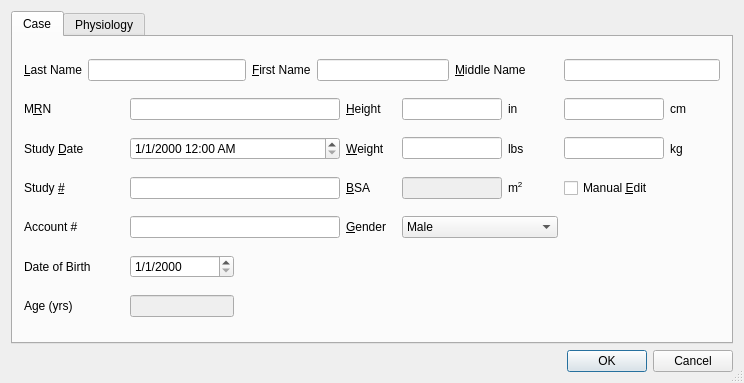
<ui version="4.0" >
 <class>PatientDialog</class>
 <widget class="QDialog" name="PatientDialog" >
  <property name="geometry" >
   <rect>
    <x>0</x>
    <y>0</y>
    <width>735</width>
    <height>383</height>
   </rect>
  </property>
  <property name="mouseTracking" >
   <bool>false</bool>
  </property>
  <property name="windowTitle" >
   <string>Patient Information</string>
  </property>
  <property name="sizeGripEnabled" >
   <bool>true</bool>
  </property>
  <layout class="QGridLayout" >
   <item row="0" column="0" >
    <widget class="QTabWidget" name="tabWidget" >
     <property name="mouseTracking" >
      <bool>true</bool>
     </property>
     <property name="currentIndex" >
      <number>0</number>
     </property>
     <widget class="QWidget" name="caseTab" >
      <property name="geometry" >
       <rect>
        <x>0</x>
        <y>0</y>
        <width>713</width>
        <height>305</height>
       </rect>
      </property>
      <attribute name="title" >
       <string>Case</string>
      </attribute>
      <layout class="QGridLayout" >
       <item row="0" column="0" >
        <widget class="QLabel" name="textLabel1" >
         <property name="text" >
          <string>&amp;Last Name</string>
         </property>
         <property name="buddy" >
          <cstring>lastNameLineEdit</cstring>
         </property>
        </widget>
       </item>
       <item row="0" column="1" colspan="3" >
        <widget class="QLineEdit" name="lastNameLineEdit" />
       </item>
       <item row="0" column="4" >
        <widget class="QLabel" name="textLabel2" >
         <property name="text" >
          <string>&amp;First Name</string>
         </property>
         <property name="buddy" >
          <cstring>firstNameLineEdit</cstring>
         </property>
        </widget>
       </item>
       <item row="0" column="5" colspan="3" >
        <widget class="QLineEdit" name="firstNameLineEdit" />
       </item>
       <item row="0" column="8" colspan="2" >
        <widget class="QLabel" name="textLabel3" >
         <property name="text" >
          <string>&amp;Middle Name</string>
         </property>
         <property name="alignment" >
          <set>Qt::AlignVCenter</set>
         </property>
         <property name="buddy" >
          <cstring>middleNameLineEdit</cstring>
         </property>
        </widget>
       </item>
       <item row="0" column="10" colspan="2" >
        <widget class="QLineEdit" name="middleNameLineEdit" />
       </item>
       <item row="1" column="0" colspan="2" >
        <widget class="QLabel" name="textLabel2_2" >
         <property name="sizePolicy" >
          <sizepolicy vsizetype="Preferred" hsizetype="Preferred" >
           <horstretch>0</horstretch>
           <verstretch>0</verstretch>
          </sizepolicy>
         </property>
         <property name="minimumSize" >
          <size>
           <width>100</width>
           <height>0</height>
          </size>
         </property>
         <property name="text" >
          <string>M&amp;RN</string>
         </property>
         <property name="buddy" >
          <cstring>mrnLineEdit</cstring>
         </property>
        </widget>
       </item>
       <item row="1" column="2" colspan="4" >
        <widget class="QLineEdit" name="mrnLineEdit" >
         <property name="sizePolicy" >
          <sizepolicy vsizetype="Fixed" hsizetype="Minimum" >
           <horstretch>0</horstretch>
           <verstretch>0</verstretch>
          </sizepolicy>
         </property>
         <property name="minimumSize" >
          <size>
           <width>200</width>
           <height>0</height>
          </size>
         </property>
        </widget>
       </item>
       <item row="1" column="6" >
        <widget class="QLabel" name="textLabel6" >
         <property name="minimumSize" >
          <size>
           <width>50</width>
           <height>0</height>
          </size>
         </property>
         <property name="text" >
          <string>&amp;Height</string>
         </property>
         <property name="buddy" >
          <cstring>heightInLineEdit</cstring>
         </property>
        </widget>
       </item>
       <item row="1" column="7" colspan="2" >
        <widget class="QLineEdit" name="heightInLineEdit" >
         <property name="sizePolicy" >
          <sizepolicy vsizetype="Fixed" hsizetype="Minimum" >
           <horstretch>0</horstretch>
           <verstretch>0</verstretch>
          </sizepolicy>
         </property>
         <property name="minimumSize" >
          <size>
           <width>100</width>
           <height>0</height>
          </size>
         </property>
        </widget>
       </item>
       <item row="1" column="9" >
        <widget class="QLabel" name="textLabel1_3" >
         <property name="minimumSize" >
          <size>
           <width>50</width>
           <height>0</height>
          </size>
         </property>
         <property name="text" >
          <string>in</string>
         </property>
        </widget>
       </item>
       <item row="1" column="10" >
        <widget class="QLineEdit" name="heightCmLineEdit" >
         <property name="sizePolicy" >
          <sizepolicy vsizetype="Fixed" hsizetype="Minimum" >
           <horstretch>0</horstretch>
           <verstretch>0</verstretch>
          </sizepolicy>
         </property>
         <property name="minimumSize" >
          <size>
           <width>100</width>
           <height>0</height>
          </size>
         </property>
        </widget>
       </item>
       <item row="1" column="11" >
        <widget class="QLabel" name="textLabel3_2" >
         <property name="minimumSize" >
          <size>
           <width>50</width>
           <height>0</height>
          </size>
         </property>
         <property name="text" >
          <string>cm</string>
         </property>
        </widget>
       </item>
       <item row="2" column="0" colspan="2" >
        <widget class="QLabel" name="textLabel1_5" >
         <property name="minimumSize" >
          <size>
           <width>100</width>
           <height>0</height>
          </size>
         </property>
         <property name="text" >
          <string>Study &amp;Date</string>
         </property>
         <property name="buddy" >
          <cstring>studyDateTimeEdit</cstring>
         </property>
        </widget>
       </item>
       <item row="2" column="2" colspan="4" >
        <widget class="QDateTimeEdit" name="studyDateTimeEdit" >
         <property name="sizePolicy" >
          <sizepolicy vsizetype="Fixed" hsizetype="Minimum" >
           <horstretch>0</horstretch>
           <verstretch>0</verstretch>
          </sizepolicy>
         </property>
         <property name="minimumSize" >
          <size>
           <width>200</width>
           <height>0</height>
          </size>
         </property>
         <property name="displayFormat" >
          <string>M/d/yyyy h:mm AP</string>
         </property>
        </widget>
       </item>
       <item row="2" column="6" >
        <widget class="QLabel" name="textLabel11" >
         <property name="minimumSize" >
          <size>
           <width>50</width>
           <height>0</height>
          </size>
         </property>
         <property name="text" >
          <string>&amp;Weight</string>
         </property>
         <property name="buddy" >
          <cstring>weightLbsLineEdit</cstring>
         </property>
        </widget>
       </item>
       <item row="2" column="7" colspan="2" >
        <widget class="QLineEdit" name="weightLbsLineEdit" >
         <property name="sizePolicy" >
          <sizepolicy vsizetype="Fixed" hsizetype="Minimum" >
           <horstretch>0</horstretch>
           <verstretch>0</verstretch>
          </sizepolicy>
         </property>
         <property name="minimumSize" >
          <size>
           <width>100</width>
           <height>0</height>
          </size>
         </property>
        </widget>
       </item>
       <item row="2" column="9" >
        <widget class="QLabel" name="textLabel2_3" >
         <property name="minimumSize" >
          <size>
           <width>50</width>
           <height>0</height>
          </size>
         </property>
         <property name="text" >
          <string>lbs</string>
         </property>
        </widget>
       </item>
       <item row="2" column="10" >
        <widget class="QLineEdit" name="weightKgLineEdit" >
         <property name="sizePolicy" >
          <sizepolicy vsizetype="Fixed" hsizetype="Minimum" >
           <horstretch>0</horstretch>
           <verstretch>0</verstretch>
          </sizepolicy>
         </property>
         <property name="minimumSize" >
          <size>
           <width>100</width>
           <height>0</height>
          </size>
         </property>
        </widget>
       </item>
       <item row="2" column="11" >
        <widget class="QLabel" name="textLabel4_2" >
         <property name="minimumSize" >
          <size>
           <width>50</width>
           <height>0</height>
          </size>
         </property>
         <property name="text" >
          <string>kg</string>
         </property>
        </widget>
       </item>
       <item row="3" column="0" colspan="2" >
        <widget class="QLabel" name="textLabel2_4" >
         <property name="minimumSize" >
          <size>
           <width>100</width>
           <height>0</height>
          </size>
         </property>
         <property name="text" >
          <string>Study &amp;#</string>
         </property>
         <property name="buddy" >
          <cstring>studyNumberLineEdit</cstring>
         </property>
        </widget>
       </item>
       <item row="3" column="2" colspan="4" >
        <widget class="QLineEdit" name="studyNumberLineEdit" >
         <property name="sizePolicy" >
          <sizepolicy vsizetype="Fixed" hsizetype="Minimum" >
           <horstretch>0</horstretch>
           <verstretch>0</verstretch>
          </sizepolicy>
         </property>
         <property name="minimumSize" >
          <size>
           <width>200</width>
           <height>0</height>
          </size>
         </property>
        </widget>
       </item>
       <item row="3" column="6" >
        <widget class="QLabel" name="textLabel12" >
         <property name="minimumSize" >
          <size>
           <width>50</width>
           <height>0</height>
          </size>
         </property>
         <property name="text" >
          <string>&amp;BSA</string>
         </property>
         <property name="buddy" >
          <cstring>bsaLineEdit</cstring>
         </property>
        </widget>
       </item>
       <item row="3" column="7" colspan="2" >
        <widget class="QLineEdit" name="bsaLineEdit" >
         <property name="enabled" >
          <bool>false</bool>
         </property>
         <property name="sizePolicy" >
          <sizepolicy vsizetype="Fixed" hsizetype="Minimum" >
           <horstretch>0</horstretch>
           <verstretch>0</verstretch>
          </sizepolicy>
         </property>
         <property name="minimumSize" >
          <size>
           <width>100</width>
           <height>0</height>
          </size>
         </property>
        </widget>
       </item>
       <item row="3" column="9" >
        <widget class="QLabel" name="textLabel5_2" >
         <property name="minimumSize" >
          <size>
           <width>50</width>
           <height>0</height>
          </size>
         </property>
         <property name="text" >
          <string>m&lt;SUP>2&lt;/SUP></string>
         </property>
        </widget>
       </item>
       <item row="3" column="10" >
        <widget class="QCheckBox" name="manualEditBsaCheckBox" >
         <property name="text" >
          <string>Manual &amp;Edit</string>
         </property>
         <property name="shortcut" >
          <string>Alt+E</string>
         </property>
        </widget>
       </item>
       <item row="4" column="0" colspan="2" >
        <widget class="QLabel" name="label" >
         <property name="sizePolicy" >
          <sizepolicy vsizetype="Preferred" hsizetype="Preferred" >
           <horstretch>0</horstretch>
           <verstretch>0</verstretch>
          </sizepolicy>
         </property>
         <property name="minimumSize" >
          <size>
           <width>100</width>
           <height>0</height>
          </size>
         </property>
         <property name="text" >
          <string>Account #</string>
         </property>
         <property name="buddy" >
          <cstring>accountNumberLineEdit</cstring>
         </property>
        </widget>
       </item>
       <item row="4" column="2" colspan="4" >
        <widget class="QLineEdit" name="accountNumberLineEdit" >
         <property name="sizePolicy" >
          <sizepolicy vsizetype="Fixed" hsizetype="Minimum" >
           <horstretch>0</horstretch>
           <verstretch>0</verstretch>
          </sizepolicy>
         </property>
         <property name="minimumSize" >
          <size>
           <width>200</width>
           <height>0</height>
          </size>
         </property>
        </widget>
       </item>
       <item row="4" column="6" >
        <widget class="QLabel" name="textLabel1_4" >
         <property name="minimumSize" >
          <size>
           <width>50</width>
           <height>0</height>
          </size>
         </property>
         <property name="text" >
          <string>&amp;Gender</string>
         </property>
         <property name="buddy" >
          <cstring>sexComboBox</cstring>
         </property>
        </widget>
       </item>
       <item row="4" column="7" colspan="3" >
        <widget class="QComboBox" name="sexComboBox" >
         <item>
          <property name="text" >
           <string>Male</string>
          </property>
         </item>
         <item>
          <property name="text" >
           <string>Female</string>
          </property>
         </item>
        </widget>
       </item>
       <item row="5" column="0" colspan="2" >
        <widget class="QLabel" name="textLabel4" >
         <property name="sizePolicy" >
          <sizepolicy vsizetype="Preferred" hsizetype="Preferred" >
           <horstretch>0</horstretch>
           <verstretch>0</verstretch>
          </sizepolicy>
         </property>
         <property name="minimumSize" >
          <size>
           <width>100</width>
           <height>0</height>
          </size>
         </property>
         <property name="text" >
          <string>Date of Birth</string>
         </property>
         <property name="buddy" >
          <cstring>dobDateEdit</cstring>
         </property>
        </widget>
       </item>
       <item row="5" column="2" >
        <widget class="QDateEdit" name="dobDateEdit" >
         <property name="sizePolicy" >
          <sizepolicy vsizetype="Fixed" hsizetype="Minimum" >
           <horstretch>0</horstretch>
           <verstretch>0</verstretch>
          </sizepolicy>
         </property>
         <property name="minimumSize" >
          <size>
           <width>100</width>
           <height>0</height>
          </size>
         </property>
         <property name="displayFormat" >
          <string>M/d/yyyy</string>
         </property>
        </widget>
       </item>
       <item row="5" column="3" colspan="3" >
        <widget class="QLabel" name="dobLabel" >
         <property name="sizePolicy" >
          <sizepolicy vsizetype="Preferred" hsizetype="Preferred" >
           <horstretch>0</horstretch>
           <verstretch>0</verstretch>
          </sizepolicy>
         </property>
         <property name="minimumSize" >
          <size>
           <width>100</width>
           <height>0</height>
          </size>
         </property>
         <property name="text" >
          <string/>
         </property>
         <property name="alignment" >
          <set>Qt::AlignLeading|Qt::AlignLeft|Qt::AlignVCenter</set>
         </property>
        </widget>
       </item>
       <item row="6" column="0" colspan="2" >
        <widget class="QLabel" name="label_2" >
         <property name="sizePolicy" >
          <sizepolicy vsizetype="Preferred" hsizetype="Preferred" >
           <horstretch>0</horstretch>
           <verstretch>0</verstretch>
          </sizepolicy>
         </property>
         <property name="minimumSize" >
          <size>
           <width>100</width>
           <height>0</height>
          </size>
         </property>
         <property name="text" >
          <string>Age (yrs)</string>
         </property>
         <property name="buddy" >
          <cstring>ageLineEdit</cstring>
         </property>
        </widget>
       </item>
       <item row="6" column="2" >
        <widget class="QLineEdit" name="ageLineEdit" >
         <property name="enabled" >
          <bool>false</bool>
         </property>
         <property name="minimumSize" >
          <size>
           <width>100</width>
           <height>0</height>
          </size>
         </property>
         <property name="autoFillBackground" >
          <bool>false</bool>
         </property>
        </widget>
       </item>
      </layout>
     </widget>
     <widget class="QWidget" name="physiologyTab" >
      <property name="geometry" >
       <rect>
        <x>0</x>
        <y>0</y>
        <width>713</width>
        <height>305</height>
       </rect>
      </property>
      <attribute name="title" >
       <string>Physiology</string>
      </attribute>
      <widget class="QWidget" name="layoutWidget" >
       <property name="geometry" >
        <rect>
         <x>20</x>
         <y>20</y>
         <width>223</width>
         <height>211</height>
        </rect>
       </property>
       <layout class="QGridLayout" >
        <item row="0" column="0" >
         <widget class="QLabel" name="textLabel5" >
          <property name="text" >
           <string>&amp;Heart</string>
          </property>
          <property name="buddy" >
           <cstring>heartComboBox</cstring>
          </property>
         </widget>
        </item>
        <item row="0" column="1" colspan="2" >
         <widget class="QComboBox" name="heartComboBox" >
          <item>
           <property name="text" >
            <string>default</string>
           </property>
          </item>
          <item>
           <property name="text" >
            <string>new heart</string>
           </property>
          </item>
         </widget>
        </item>
        <item row="1" column="0" colspan="2" >
         <widget class="QLabel" name="textLabel1_2" >
          <property name="text" >
           <string>E&amp;jection Fraction (%)</string>
          </property>
          <property name="buddy" >
           <cstring>efSpinBox</cstring>
          </property>
         </widget>
        </item>
        <item row="1" column="2" >
         <widget class="QSpinBox" name="efSpinBox" >
          <property name="minimumSize" >
           <size>
            <width>80</width>
            <height>0</height>
           </size>
          </property>
          <property name="minimum" >
           <number>1</number>
          </property>
          <property name="maximum" >
           <number>100</number>
          </property>
          <property name="value" >
           <number>50</number>
          </property>
         </widget>
        </item>
        <item row="2" column="0" >
         <widget class="QLabel" name="textLabel13" >
          <property name="text" >
           <string>&amp;Vagal Tone</string>
          </property>
          <property name="buddy" >
           <cstring>vagalToneSpinBox</cstring>
          </property>
         </widget>
        </item>
        <item row="2" column="2" >
         <widget class="QSpinBox" name="vagalToneSpinBox" >
          <property name="minimumSize" >
           <size>
            <width>80</width>
            <height>0</height>
           </size>
          </property>
          <property name="minimum" >
           <number>1</number>
          </property>
          <property name="maximum" >
           <number>100</number>
          </property>
          <property name="value" >
           <number>50</number>
          </property>
         </widget>
        </item>
        <item row="3" column="0" >
         <widget class="QLabel" name="textLabel14" >
          <property name="text" >
           <string>S&amp;ympathetic Tone</string>
          </property>
          <property name="buddy" >
           <cstring>sympatheticToneSpinBox</cstring>
          </property>
         </widget>
        </item>
        <item row="3" column="2" >
         <widget class="QSpinBox" name="sympatheticToneSpinBox" >
          <property name="minimumSize" >
           <size>
            <width>80</width>
            <height>0</height>
           </size>
          </property>
          <property name="minimum" >
           <number>1</number>
          </property>
          <property name="maximum" >
           <number>100</number>
          </property>
          <property name="value" >
           <number>50</number>
          </property>
         </widget>
        </item>
        <item row="4" column="0" colspan="3" >
         <widget class="QCheckBox" name="ischemiaCheckBox" >
          <property name="text" >
           <string>&amp;Ischemia</string>
          </property>
          <property name="shortcut" >
           <string>Alt+I</string>
          </property>
         </widget>
        </item>
       </layout>
      </widget>
     </widget>
    </widget>
   </item>
   <item row="1" column="0" >
    <widget class="QDialogButtonBox" name="buttonBox" >
     <property name="standardButtons" >
      <set>QDialogButtonBox::Cancel|QDialogButtonBox::Ok</set>
     </property>
    </widget>
   </item>
  </layout>
 </widget>
 <layoutdefault spacing="6" margin="11" />
 <pixmapfunction>qPixmapFromMimeSource</pixmapfunction>
 <tabstops>
  <tabstop>lastNameLineEdit</tabstop>
  <tabstop>firstNameLineEdit</tabstop>
  <tabstop>middleNameLineEdit</tabstop>
  <tabstop>mrnLineEdit</tabstop>
  <tabstop>heightInLineEdit</tabstop>
  <tabstop>heightCmLineEdit</tabstop>
  <tabstop>studyDateTimeEdit</tabstop>
  <tabstop>weightLbsLineEdit</tabstop>
  <tabstop>weightKgLineEdit</tabstop>
  <tabstop>studyNumberLineEdit</tabstop>
  <tabstop>bsaLineEdit</tabstop>
  <tabstop>manualEditBsaCheckBox</tabstop>
  <tabstop>accountNumberLineEdit</tabstop>
  <tabstop>sexComboBox</tabstop>
  <tabstop>dobDateEdit</tabstop>
  <tabstop>ageLineEdit</tabstop>
  <tabstop>heartComboBox</tabstop>
  <tabstop>efSpinBox</tabstop>
  <tabstop>vagalToneSpinBox</tabstop>
  <tabstop>sympatheticToneSpinBox</tabstop>
  <tabstop>ischemiaCheckBox</tabstop>
  <tabstop>tabWidget</tabstop>
  <tabstop>buttonBox</tabstop>
 </tabstops>
 <resources/>
 <connections/>
</ui>
